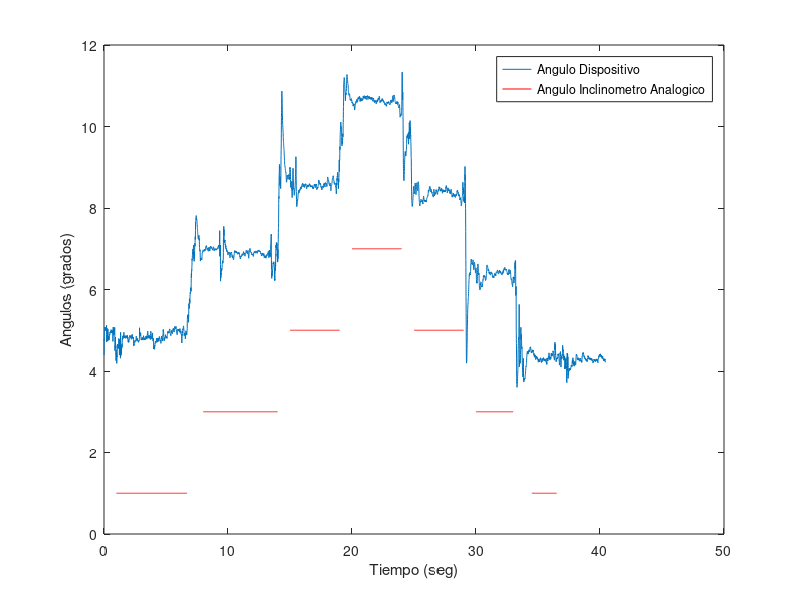

This figure's MATLAB source:
clear all;
[tiempo,AX,AY,AkX,AkY,AcX,AcY] = textread ('3Algoritmos.txt', "%f %f %f %f %f %f %f");
fs=200;
figure(1)
t1=1.005:1/fs:6.7;
x1(1:(5.7*fs)) = 1;
t2=8.005:1/fs:14;
x2(1:((14-8)*fs))=3;
t3=15.005:1/fs:19;
x3(1:((19-15)*fs))=5;
t4=20.005:1/fs:24;
x4(1:((24-20)*fs))=7;
t5=25.005:1/fs:29;
x5(1:((29-25)*fs))=5;

t6=30.005:1/fs:33;
x6(1:((33-30)*fs))=3;
t7=34.505:1/fs:36.5;
x7(1:((36.5-34.5)*fs))=1;
plot(tiempo,AkX, t1,x1,'r' ,t2,x2,'r',t3,x3,'r',t4,x4,'r',t5,x5,'r',t6,x6,'r',t7,x7,'r')
ylabel("Angulos (grados)")
xlabel("Tiempo (seg)")
legend('Angulo Dispositivo','Angulo Inclinometro Analogico')

media1=mean(AkX(1*fs:6.7*fs))
media2=mean(AkX(8*fs:14*fs))
media3=mean(AkX(15*fs:19*fs))
media4=mean(AkX(20*fs:24*fs))
media5=mean(AkX(25*fs:29*fs))
media6=mean(AkX(30*fs:33*fs))
media7=mean(AkX(34.5*fs:36.5*fs))